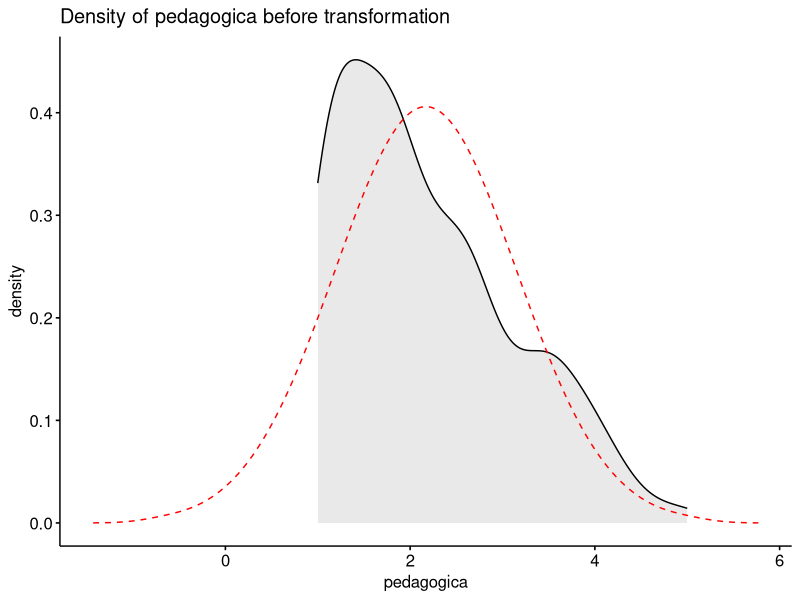
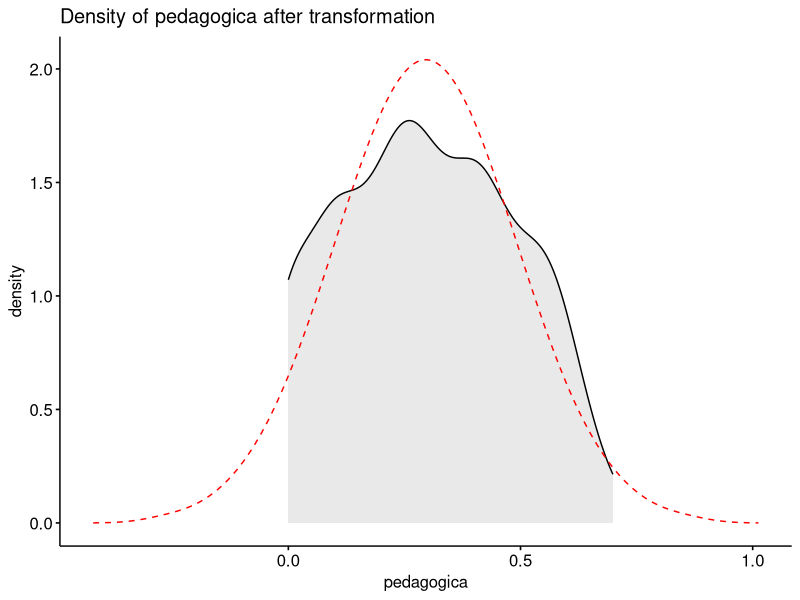
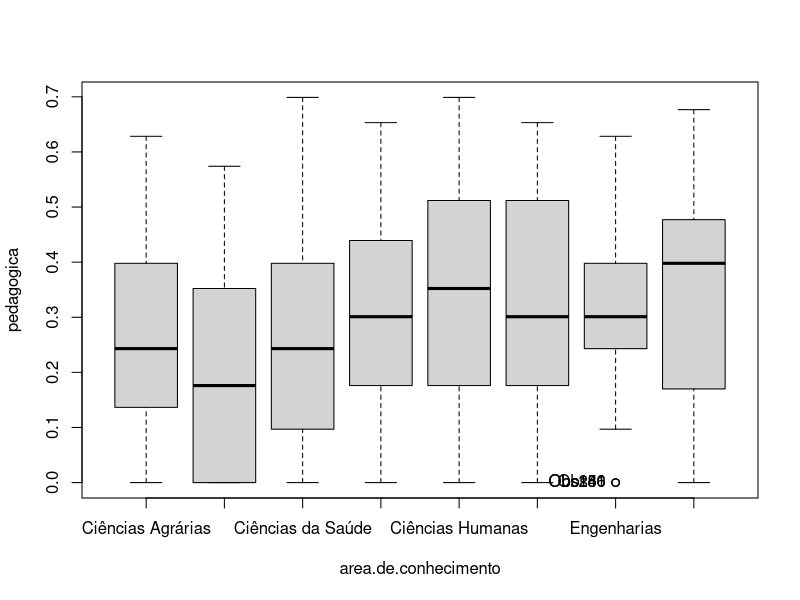
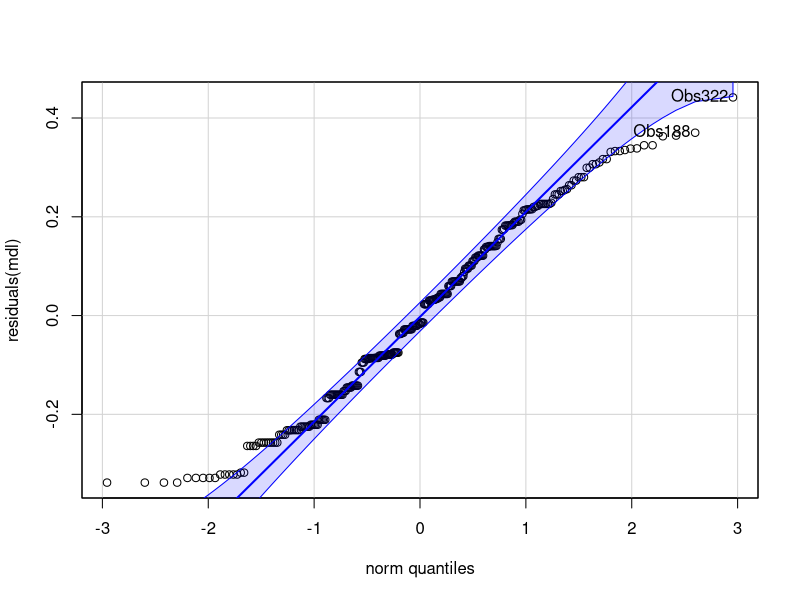
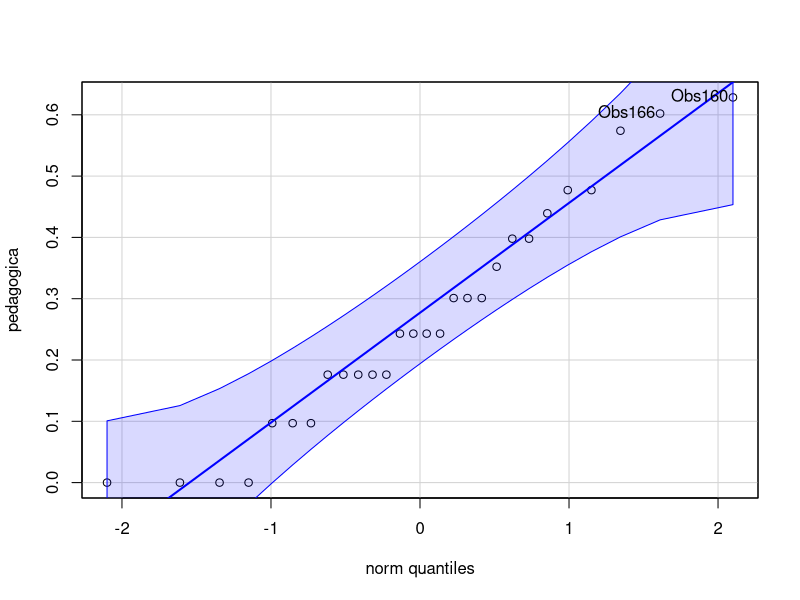
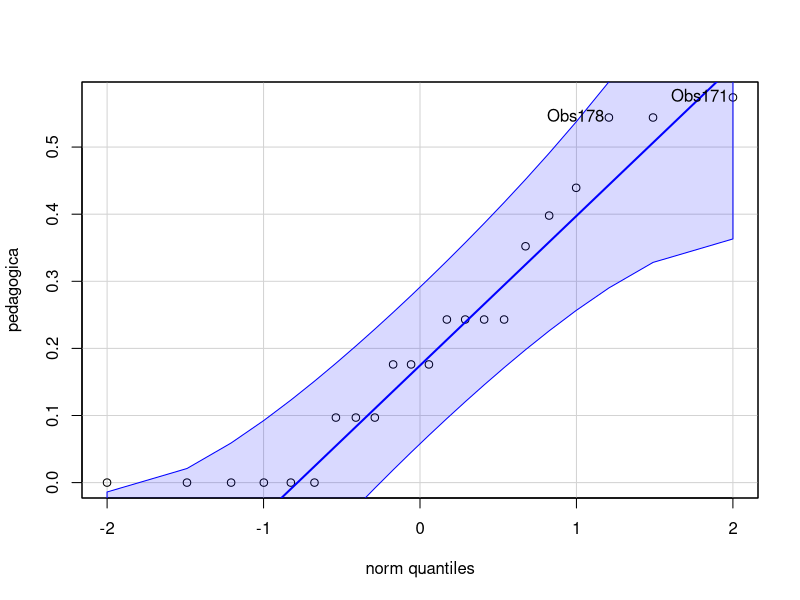
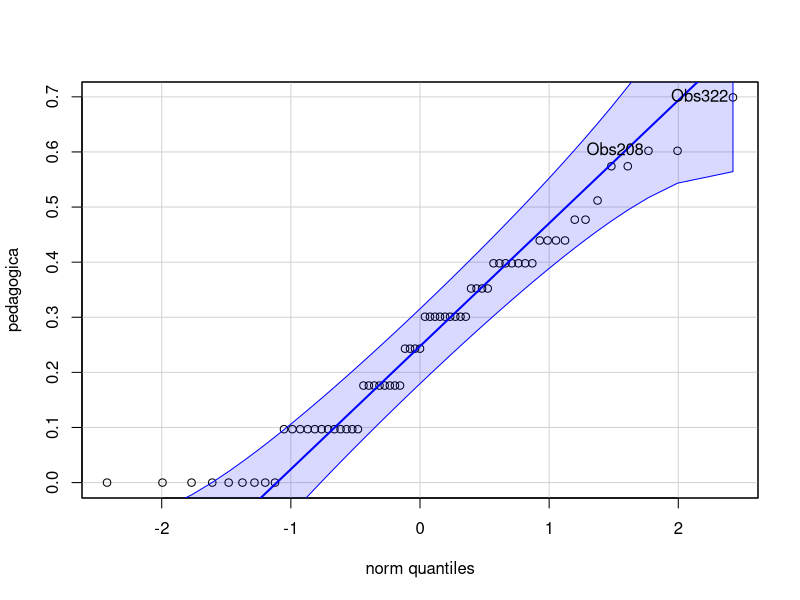
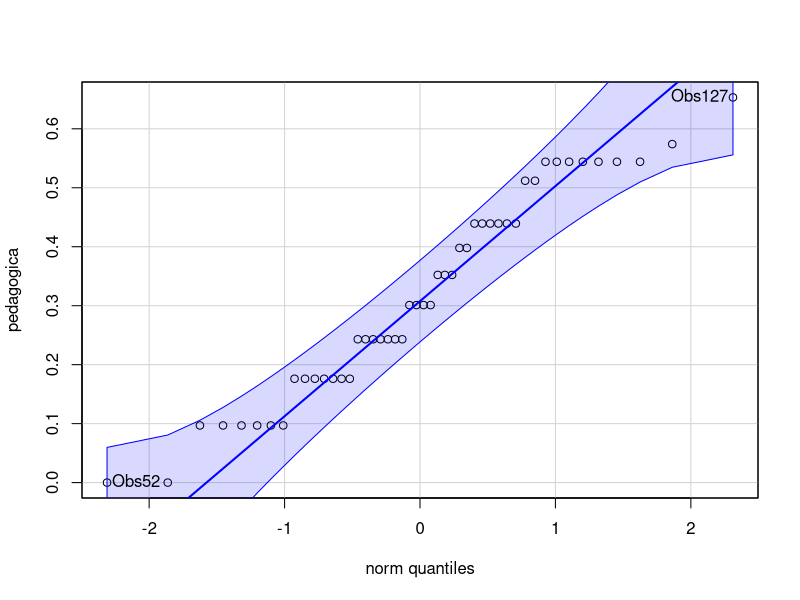

R code for these plots, in order:
# ANOVA `pedagogica` ~ `area.de.conhecimento`
#
# This file is automatically generate by Shiny-Statistic app (https://statistic.geiser.tech/)
#  
# Shiny-Statistic is distributed in the hope that it will be useful,
# but WITHOUT ANY WARRANTY; without even the implied warranty of
# MERCHANTABILITY or FITNESS FOR A PARTICULAR PURPOSE.  See the
# GNU General Public License for more details.
#
# You should have received a copy of the GNU General Public License.
# If not, see <https://www.gnu.org/licenses/>.
#

wants <- c('ggpubr', 'emmeans', 'rstatix', 'fBasics', 'car', 'carData','dplyr')
has <- wants %in% rownames(installed.packages())
if (any(!has)) install.packages(wants[!has])

library(dplyr)
library(carData)
library(car)
library(fBasics)
library(rstatix)
library(emmeans)

library(ggpubr)

library(stats)

normality_test <- function(x) {
  plimit <- 0.05
  n.test <- shapiro.test(x)
  cutpoints <- c(0, 1e-04, 0.001, 0.01, 0.05, 1)
  
  if (length(x) > 30) {
    plimit <- 0.01
    cutpoints <- c(0, 1e-05, 1e-04, 0.001, 0.01, 1)
  }
  if (length(x) > 50) n.test <- dagoTest(x)@test
  
  normality <- ifelse(n.test$p.value[1] < plimit, 'NO', 'YES')
  if (length(x) > 100) normality <- 'QQ'
  if (length(x) > 200) normality <- '-'
  
  return(cbind(add_significance(data.frame(
    n = length(x),
    statistic = n.test$statistic[1],
    method = strsplit(n.test$method, ' ')[[1]][1],
    p = n.test$p.value[1]
  ), p.col = "p", cutpoints = cutpoints), normality = normality))
}

normality_test_at <- function(dat, vars) {
  df <- select(group_data(dat), -starts_with(".rows"))
  do.call(rbind, lapply(vars, FUN = function(v) {
    do.call(rbind, lapply(seq(1, nrow(group_data(dat))), FUN = function(i) {
      n.test <- normality_test(dat[[v]][group_data(dat)[[".rows"]][[i]]]) 
      cbind(variable = v, df[i,] , n.test)
    }))
  }))
}

df2qqs <- function(data, group) {
  data <- as.data.frame(data)
  for (iv in group) {
    if (is.numeric(data[[iv]])) {
      quantiles <- quantile(data[[iv]])
      data[[iv]] <- sapply(data[[iv]], FUN = function(x) {
        if (x <= quantiles[[2]]) "low"
        else if (x >= quantiles[[4]]) "high"
        else "medium"
      })
      data[[iv]] <- factor(data[[iv]], levels=c("low", "medium", "high"))
    }
  }
  return(data)
}

ggPlotAoV <- function(data, x, y, color = c(), aov, pwc, linetype = color, by = c(), addParam = c() ) {
  pwc <- tryCatch(add_xy_position(pwc, x = x), error = function(e) NULL)
  if (is.null(pwc)) return(ggplot())
  if (length(color) > 0) {
    bxp <- ggboxplot(data, x = x, y = y, color = color, palette = "jco", add=addParam, facet.by = by)
    bxp <- bxp + stat_pvalue_manual(pwc, color = color, linetype = linetype, hide.ns = T
                                    , tip.length = 0, step.increase = 0.1, step.group.by = by)
  } else {
    bxp <- ggboxplot(data, x = x, y = y, color = x, palette = "jco", add=addParam, facet.by = by)
    bxp <- bxp + stat_pvalue_manual(pwc, linetype = linetype, hide.ns = T
                                    , tip.length = 0, step.increase = 0.1, step.group.by = by)
  }
  bxp <- bxp + labs(subtitle = get_test_label(aov, detailed = T), caption = get_pwc_label(pwc))
  return(bxp)
}

emm <- list()

## Initial Data and Preprocessing

dat <- read.csv("anova-by-area/pedagogica/data.csv")[,c("ID", "area.de.conhecimento", "pedagogica" )]
dat <- df2qqs(dat, c("area.de.conhecimento"))
rownames(dat) <- dat[["ID"]]

### Visualization of data distribution
ggdensity(dat, x = "pedagogica", fill = "lightgray", title= "Density of pedagogica before transformation") +
 stat_overlay_normal_density(color = "red", linetype = "dashed")
 
### Dealing with positive greater skewness in pedagogica
dat[["pedagogica"]] <- log10(dat[["pedagogica"]])
ggdensity(dat, x = "pedagogica", fill = "lightgray", title= "Density of pedagogica after transformation") +
 stat_overlay_normal_density(color = "red", linetype = "dashed")


### Summary statistics of the initial data

get_summary_stats(group_by(dat, `area.de.conhecimento`), type ="common")

## Check Assumptions

### Identifying outliers

identify_outliers(group_by(dat, `area.de.conhecimento`), `pedagogica`)
Boxplot(`pedagogica` ~ `area.de.conhecimento`, data = dat, id = list(n = Inf))

### Removing outliers from the data

outliers <- c("Obs50","Obs141","Obs286")
rdat <- dat[!dat[["ID"]] %in% outliers,]   # table without outliers

### Normality assumption

#### Checking normality assumption in the residual model

mdl <- lm(`pedagogica` ~ `area.de.conhecimento`, data = rdat)
normality_test(residuals(mdl))
qqPlot(residuals(mdl))

#### Checking normality assumption for each group

normality_test_at(group_by(rdat, `area.de.conhecimento`), "pedagogica")

qqPlot( ~ `pedagogica`, data = rdat[which(rdat["area.de.conhecimento"] == "Ciências Agrárias"),])
qqPlot( ~ `pedagogica`, data = rdat[which(rdat["area.de.conhecimento"] == "Ciências Biológicas"),])
qqPlot( ~ `pedagogica`, data = rdat[which(rdat["area.de.conhecimento"] == "Ciências da Saúde"),])
qqPlot( ~ `pedagogica`, data = rdat[which(rdat["area.de.conhecimento"] == "Ciências Exatas e da Terra"),])
qqPlot( ~ `pedagogica`, data = rdat[which(rdat["area.de.conhecimento"] == "Ciências Humanas"),])
qqPlot( ~ `pedagogica`, data = rdat[which(rdat["area.de.conhecimento"] == "Ciências Sociais Aplicadas"),])
qqPlot( ~ `pedagogica`, data = rdat[which(rdat["area.de.conhecimento"] == "Engenharias"),])
qqPlot( ~ `pedagogica`, data = rdat[which(rdat["area.de.conhecimento"] == "Linguística/Letras e Artes"),])


#### Removing non-normal data

non.normal <- c("Obs15","Obs27","Obs62","Obs110","Obs140","Obs178")
sdat <- rdat[!rdat[["ID"]] %in% non.normal,]   # table without non-normal and outliers

mdl <- lm(`pedagogica` ~ `area.de.conhecimento`, data = sdat)
normality_test(residuals(mdl))
qqPlot(residuals(mdl))

normality_test_at(group_by(sdat, `area.de.conhecimento`), "pedagogica")

qqPlot( ~ `pedagogica`, data = sdat[which(sdat["area.de.conhecimento"] == "Ciências Agrárias"),])
qqPlot( ~ `pedagogica`, data = sdat[which(sdat["area.de.conhecimento"] == "Ciências Biológicas"),])
qqPlot( ~ `pedagogica`, data = sdat[which(sdat["area.de.conhecimento"] == "Ciências da Saúde"),])
qqPlot( ~ `pedagogica`, data = sdat[which(sdat["area.de.conhecimento"] == "Ciências Exatas e da Terra"),])
qqPlot( ~ `pedagogica`, data = sdat[which(sdat["area.de.conhecimento"] == "Ciências Humanas"),])
qqPlot( ~ `pedagogica`, data = sdat[which(sdat["area.de.conhecimento"] == "Ciências Sociais Aplicadas"),])
qqPlot( ~ `pedagogica`, data = sdat[which(sdat["area.de.conhecimento"] == "Engenharias"),])
qqPlot( ~ `pedagogica`, data = sdat[which(sdat["area.de.conhecimento"] == "Linguística/Letras e Artes"),])


### Homogeneity of variance assumption

levene_test(sdat, `pedagogica` ~ `area.de.conhecimento`)

## Computation ANOVA

res.aov <- anova_test(sdat, `pedagogica` ~ `area.de.conhecimento`, type = 2, effect.size = 'ges', detailed = T)
get_anova_table(res.aov)

## Post-hoct Tests (Pairwise Comparisons)

(emm[["area.de.conhecimento"]] <- emmeans_test(sdat, `pedagogica` ~ `area.de.conhecimento`, p.adjust.method = "bonferroni", detailed = T))


## Report ANOVA with Plots and Descriptive Statistic

get_summary_stats(group_by(sdat, `area.de.conhecimento`), type ="common")

ggPlotAoV(sdat, "area.de.conhecimento", "pedagogica", aov=res.aov, pwc=emm[["area.de.conhecimento"]], addParam=c("jitter"))
